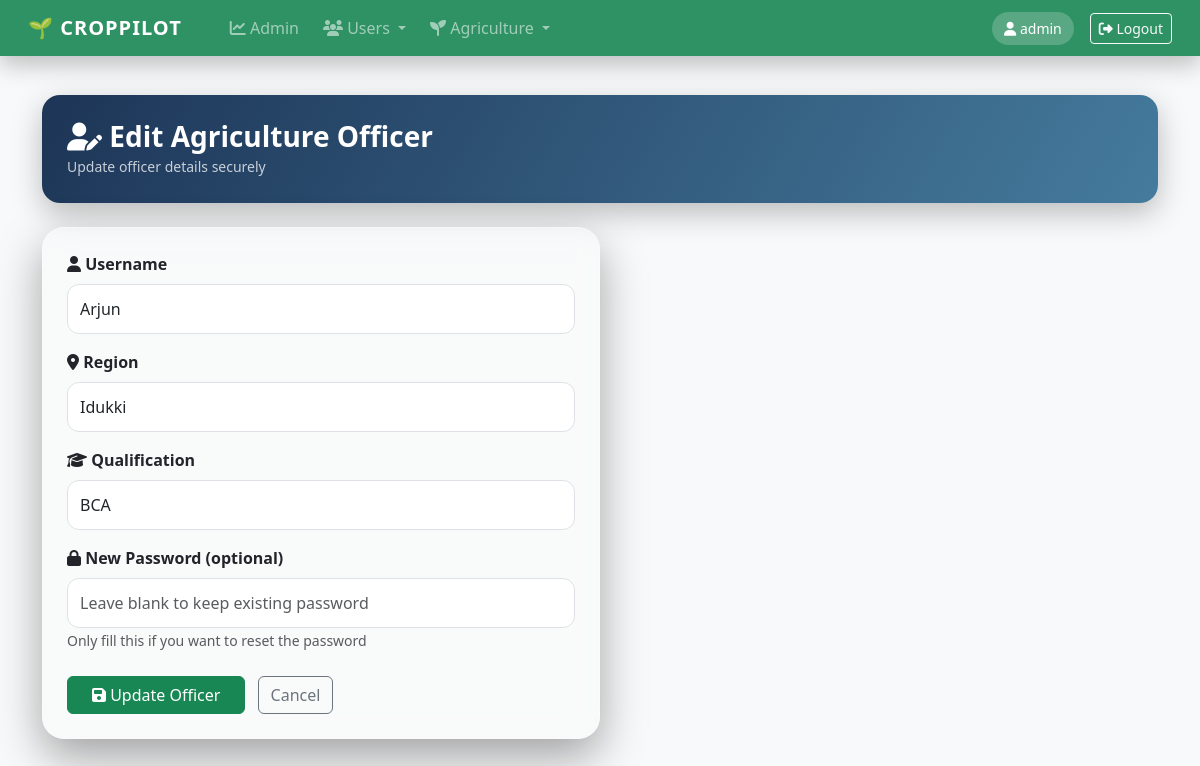
/adminpanel/officer/edit/1/ (signed in), run on the app's committed database.
### croppilot_app/models.py (models this page shows, shortened)
class AgricultureOfficer(models.Model):
    user = models.OneToOneField(User, on_delete=models.CASCADE)
    region = models.CharField(max_length=100)
    qualification = models.CharField(max_length=100, blank=True)

### croppilot_app/views.py (the view, shortened to what this page needs)
@role_required(allowed_roles=['admin'])
def edit_officer(request, officer_id):
    officer = AgricultureOfficer.objects.get(id=officer_id)
    return render(request, 'adminpanel/edit_officer.html', {'officer': officer})

### templates/adminpanel/edit_officer.html (shortened to what this page needs)
{% extends 'base.html' %}
{% block content %}
<div class="page-header mb-4">
  <h3 class="fw-bold mb-0">
    <i class="fas fa-user-edit"></i> Edit Agriculture Officer
  </h3>
  <small class="opacity-75">
    Update officer details securely
  </small>
</div>
<div class="glass-card p-4 col-lg-6">
  <form method="post">
    <div class="mb-3">
      <label class="form-label fw-semibold">
        <i class="fas fa-user"></i> Username
      </label>
      <input name="username"
             class="form-control"
             value="{{ officer.user.username }}"
             required>
    </div>
    <div class="mb-3">
      <label class="form-label fw-semibold">
        <i class="fas fa-map-marker-alt"></i> Region
      </label>
      <input name="region"
             class="form-control"
             value="{{ officer.region }}"
             required>
    </div>
    <div class="mb-3">
      <label class="form-label fw-semibold">
        <i class="fas fa-graduation-cap"></i> Qualification
      </label>
      <input name="qualification"
             class="form-control"
             value="{{ officer.qualification }}"
             required>
    </div>
    <div class="mb-3">
      <label class="form-label fw-semibold">
        <i class="fas fa-lock"></i> New Password (optional)
      </label>
      <input type="password"
             name="password"
             class="form-control"
             placeholder="Leave blank to keep existing password">
      <small class="text-muted">
        Only fill this if you want to reset the password
      </small>
    </div>
    <div class="mt-4">
      <button class="btn btn-success px-4">
        <i class="fas fa-save"></i> Update Officer
      </button>
      <a href="/adminpanel/officers/"
         class="btn btn-outline-secondary ms-2">
        Cancel
      </a>
    </div>
  </form>
</div>
{% endblock %}

### templates/base.html (shortened to what this page needs)
<!DOCTYPE html>
<html lang="en">
<head>
<link href="https://cdn.jsdelivr.net/npm/bootstrap@5.3.2/dist/css/bootstrap.min.css" rel="stylesheet">
<link href="https://cdnjs.cloudflare.com/ajax/libs/font-awesome/6.5.1/css/all.min.css" rel="stylesheet">
</head>
<body class="bg-light">
<nav class="navbar navbar-expand-lg navbar-dark navbar-custom glass-nav fixed-top px-3">
  <div class="container-fluid">
    <a class="navbar-brand" href="/">
      🌱 CROPPILOT
    </a>
    <div class="collapse navbar-collapse" id="mainNavbar">
      <ul class="navbar-nav me-auto mb-2 mb-lg-0">
        {% if user.is_authenticated %}
          <li class="nav-item">
            <a class="nav-link" href="#">
            </a>
          </li>
          {% if user.profile.role == 'farmer' %}
            <li class="nav-item"><a class="nav-link" href="/farmer/dashboard/"><i class="fas fa-seedling"></i> Dashboard</a></li>
            <li class="nav-item"><a class="nav-link" href="/farmer/disease/"><i class="fas fa-leaf"></i> Disease</a></li>
            <li class="nav-item"><a class="nav-link" href="/farmer/query/"><i class="fas fa-comments"></i> Ask Officer</a></li>
            <li class="nav-item"><a class="nav-link" href="/farmer/replies/"><i class="fas fa-reply"></i> Replies</a></li>
            <li class="nav-item"><a class="nav-link" href="/farmer/smart-soil/"><i class="fas fa-brain"></i> Smart Soil</a></li>
            <li class="nav-item"><a class="nav-link" href="/farmer/market-prices/"><i class="fas fa-rupee-sign"></i> Prices</a></li>
            <li class="nav-item"><a class="nav-link" href="/farmer/feedback/"><i class="fas fa-star"></i> Feedback</a></li>
          {% elif user.profile.role == 'officer' %}
            <li class="nav-item"><a class="nav-link" href="/officer/dashboard/"><i class="fas fa-user-tie"></i> Officer Dashboard</a></li>
          {% elif user.profile.role == 'admin' or user.is_superuser %}
            <li class="nav-item"><a class="nav-link" href="/adminpanel/dashboard/"><i class="fas fa-chart-line"></i> Admin</a></li>
            <li class="nav-item dropdown">
              <a class="nav-link dropdown-toggle" data-bs-toggle="dropdown">
                <i class="fas fa-users"></i> Users
              </a>
            </li>
            <li class="nav-item dropdown">
              <a class="nav-link dropdown-toggle" data-bs-toggle="dropdown">
                <i class="fas fa-seedling"></i> Agriculture
              </a>
            </li>
          {% endif %}
        {% endif %}
      </ul>
      {% if user.is_authenticated %}
        <span class="user-badge text-white me-3">
          <i class="fas fa-user"></i> {{ user.username }}
        </span>
        <a href="/logout/" class="btn btn-outline-light btn-sm">
          <i class="fas fa-sign-out-alt"></i> Logout
        </a>
      {% endif %}
    </div>
  </div>
</nav>
<div class="container page-container">
  {% block content %}{% endblock %}
</div>
</body>
</html>

### templates/base.html (style rules this page uses)
.navbar-custom { background: linear-gradient(120deg, #0f5132, #198754); box-shadow: 0 8px 25px rgba(0,0,0,.25); }
.glass-nav { backdrop-filter: blur(10px); background: rgba(25, 135, 84, 0.9); }
.navbar-brand { font-weight: 800; letter-spacing: 1px; }
.nav-link { font-weight: 500; margin-right: 8px; transition: 0.3s; }
.user-badge { background: rgba(255,255,255,.2); padding: 6px 12px; border-radius: 20px; font-size: 14px; }
.page-container { margin-top: 95px; }

### templates/adminpanel/edit_officer.html (style rules this page uses)
.page-header { background: linear-gradient(120deg,#1d3557,#457b9d); border-radius: 18px; padding: 25px; color: white; box-shadow: 0 10px 30px rgba(0,0,0,.25); }
.glass-card { background: rgba(255,255,255,.15); backdrop-filter: blur(14px); border-radius: 22px; border: 1px solid rgba(255,255,255,.25); box-shadow: 0 18px 45px rgba(0,0,0,.35); }
.form-control { border-radius: 12px; padding: 12px; }

### data on the page
AgricultureOfficer: username "Arjun", region "Idukki", qualification "BCA"

### other printed values
{{ user.username }} "admin"
